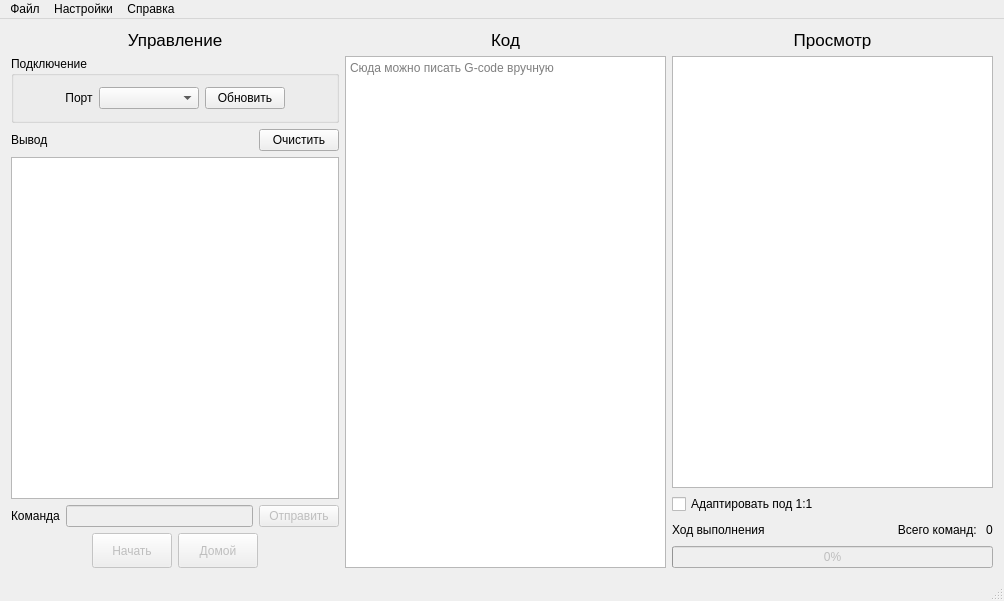
<?xml version="1.0" encoding="UTF-8"?>
<ui version="4.0">
 <class>MainWindow</class>
 <widget class="QMainWindow" name="MainWindow">
  <property name="geometry">
   <rect>
    <x>0</x>
    <y>0</y>
    <width>1004</width>
    <height>601</height>
   </rect>
  </property>
  <property name="minimumSize">
   <size>
    <width>0</width>
    <height>450</height>
   </size>
  </property>
  <property name="windowTitle">
   <string>CNCRun</string>
  </property>
  <property name="windowIcon">
   <iconset>
    <normaloff>../icons/128x128/cncrun.png</normaloff>../icons/128x128/cncrun.png</iconset>
  </property>
  <widget class="QWidget" name="centralWidget">
   <layout class="QHBoxLayout" name="horizontalLayout_3">
    <item>
     <layout class="QVBoxLayout" name="verticalLayout">
      <property name="sizeConstraint">
       <enum>QLayout::SetMaximumSize</enum>
      </property>
      <item>
       <widget class="QLabel" name="label_9">
        <property name="font">
         <font>
          <pointsize>13</pointsize>
         </font>
        </property>
        <property name="text">
         <string>Управление</string>
        </property>
        <property name="alignment">
         <set>Qt::AlignCenter</set>
        </property>
       </widget>
      </item>
      <item>
       <widget class="QGroupBox" name="groupBox">
        <property name="title">
         <string>Подключение</string>
        </property>
        <layout class="QVBoxLayout" name="verticalLayout_2">
         <item>
          <layout class="QHBoxLayout" name="horizontalLayout">
           <item>
            <spacer name="horizontalSpacer_2">
             <property name="orientation">
              <enum>Qt::Horizontal</enum>
             </property>
             <property name="sizeHint" stdset="0">
              <size>
               <width>40</width>
               <height>20</height>
              </size>
             </property>
            </spacer>
           </item>
           <item>
            <widget class="QLabel" name="label_2">
             <property name="text">
              <string>Порт</string>
             </property>
             <property name="alignment">
              <set>Qt::AlignCenter</set>
             </property>
            </widget>
           </item>
           <item>
            <widget class="QComboBox" name="comboBox">
             <property name="minimumSize">
              <size>
               <width>100</width>
               <height>0</height>
              </size>
             </property>
            </widget>
           </item>
           <item>
            <widget class="QPushButton" name="button_com">
             <property name="text">
              <string>Обновить</string>
             </property>
            </widget>
           </item>
           <item>
            <spacer name="horizontalSpacer">
             <property name="orientation">
              <enum>Qt::Horizontal</enum>
             </property>
             <property name="sizeHint" stdset="0">
              <size>
               <width>40</width>
               <height>20</height>
              </size>
             </property>
            </spacer>
           </item>
          </layout>
         </item>
        </layout>
       </widget>
      </item>
      <item>
       <layout class="QHBoxLayout" name="horizontalLayout_5">
        <item>
         <widget class="QLabel" name="label_3">
          <property name="text">
           <string>Вывод</string>
          </property>
         </widget>
        </item>
        <item>
         <spacer name="horizontalSpacer_4">
          <property name="orientation">
           <enum>Qt::Horizontal</enum>
          </property>
          <property name="sizeHint" stdset="0">
           <size>
            <width>40</width>
            <height>20</height>
           </size>
          </property>
         </spacer>
        </item>
        <item>
         <widget class="QPushButton" name="button_clear">
          <property name="text">
           <string>Очистить</string>
          </property>
         </widget>
        </item>
       </layout>
      </item>
      <item>
       <widget class="QTextEdit" name="console">
        <property name="minimumSize">
         <size>
          <width>250</width>
          <height>0</height>
         </size>
        </property>
        <property name="maximumSize">
         <size>
          <width>16777215</width>
          <height>16777215</height>
         </size>
        </property>
        <property name="font">
         <font>
          <kerning>false</kerning>
         </font>
        </property>
        <property name="readOnly">
         <bool>true</bool>
        </property>
        <property name="html">
         <string>&lt;!DOCTYPE HTML PUBLIC &quot;-//W3C//DTD HTML 4.0//EN&quot; &quot;http://www.w3.org/TR/REC-html40/strict.dtd&quot;&gt;
&lt;html&gt;&lt;head&gt;&lt;meta name=&quot;qrichtext&quot; content=&quot;1&quot; /&gt;&lt;style type=&quot;text/css&quot;&gt;
p, li { white-space: pre-wrap; }
&lt;/style&gt;&lt;/head&gt;&lt;body style=&quot; font-family:'Noto Sans'; font-size:8pt; font-weight:400; font-style:normal;&quot;&gt;
&lt;p style=&quot;-qt-paragraph-type:empty; margin-top:0px; margin-bottom:0px; margin-left:0px; margin-right:0px; -qt-block-indent:0; text-indent:0px; font-size:9pt;&quot;&gt;&lt;br /&gt;&lt;/p&gt;&lt;/body&gt;&lt;/html&gt;</string>
        </property>
       </widget>
      </item>
      <item>
       <layout class="QHBoxLayout" name="horizontalLayout_4">
        <item>
         <widget class="QLabel" name="label">
          <property name="text">
           <string>Команда</string>
          </property>
         </widget>
        </item>
        <item>
         <widget class="QLineEdit" name="console_line">
          <property name="enabled">
           <bool>false</bool>
          </property>
          <property name="maxLength">
           <number>40</number>
          </property>
          <property name="clearButtonEnabled">
           <bool>true</bool>
          </property>
         </widget>
        </item>
        <item>
         <widget class="QPushButton" name="button_send">
          <property name="enabled">
           <bool>false</bool>
          </property>
          <property name="text">
           <string>Отправить</string>
          </property>
         </widget>
        </item>
       </layout>
      </item>
      <item>
       <layout class="QHBoxLayout" name="horizontalLayout_2">
        <item>
         <spacer name="horizontalSpacer_3">
          <property name="orientation">
           <enum>Qt::Horizontal</enum>
          </property>
          <property name="sizeHint" stdset="0">
           <size>
            <width>40</width>
            <height>20</height>
           </size>
          </property>
         </spacer>
        </item>
        <item>
         <widget class="QPushButton" name="button_start">
          <property name="enabled">
           <bool>false</bool>
          </property>
          <property name="minimumSize">
           <size>
            <width>0</width>
            <height>35</height>
           </size>
          </property>
          <property name="text">
           <string>Начать</string>
          </property>
         </widget>
        </item>
        <item>
         <widget class="QPushButton" name="button_home">
          <property name="enabled">
           <bool>false</bool>
          </property>
          <property name="minimumSize">
           <size>
            <width>0</width>
            <height>35</height>
           </size>
          </property>
          <property name="text">
           <string>Домой</string>
          </property>
         </widget>
        </item>
        <item>
         <spacer name="horizontalSpacer_6">
          <property name="orientation">
           <enum>Qt::Horizontal</enum>
          </property>
          <property name="sizeHint" stdset="0">
           <size>
            <width>40</width>
            <height>20</height>
           </size>
          </property>
         </spacer>
        </item>
       </layout>
      </item>
     </layout>
    </item>
    <item>
     <layout class="QVBoxLayout" name="verticalLayout_3">
      <property name="sizeConstraint">
       <enum>QLayout::SetDefaultConstraint</enum>
      </property>
      <item>
       <widget class="QLabel" name="label_4">
        <property name="font">
         <font>
          <pointsize>13</pointsize>
          <weight>50</weight>
          <bold>false</bold>
         </font>
        </property>
        <property name="text">
         <string>Код</string>
        </property>
        <property name="alignment">
         <set>Qt::AlignCenter</set>
        </property>
       </widget>
      </item>
      <item>
       <widget class="QTextEdit" name="gcode_edit">
        <property name="minimumSize">
         <size>
          <width>200</width>
          <height>0</height>
         </size>
        </property>
        <property name="maximumSize">
         <size>
          <width>16777215</width>
          <height>16777215</height>
         </size>
        </property>
        <property name="placeholderText">
         <string>Сюда можно писать G-code вручную</string>
        </property>
       </widget>
      </item>
     </layout>
    </item>
    <item>
     <layout class="QVBoxLayout" name="verticalLayout_4">
      <item>
       <widget class="QLabel" name="label_5">
        <property name="font">
         <font>
          <pointsize>13</pointsize>
          <weight>50</weight>
          <bold>false</bold>
         </font>
        </property>
        <property name="text">
         <string>Просмотр</string>
        </property>
        <property name="alignment">
         <set>Qt::AlignCenter</set>
        </property>
       </widget>
      </item>
      <item>
       <widget class="QGraphicsView" name="graphicsView">
        <property name="minimumSize">
         <size>
          <width>250</width>
          <height>250</height>
         </size>
        </property>
        <property name="verticalScrollBarPolicy">
         <enum>Qt::ScrollBarAlwaysOff</enum>
        </property>
        <property name="horizontalScrollBarPolicy">
         <enum>Qt::ScrollBarAlwaysOff</enum>
        </property>
       </widget>
      </item>
      <item>
       <layout class="QHBoxLayout" name="horizontalLayout_7">
        <item>
         <widget class="QCheckBox" name="checkBox">
          <property name="text">
           <string>Адаптировать под 1:1</string>
          </property>
         </widget>
        </item>
       </layout>
      </item>
      <item>
       <layout class="QHBoxLayout" name="horizontalLayout_6">
        <item>
         <widget class="QLabel" name="label_7">
          <property name="text">
           <string>Ход выполнения</string>
          </property>
         </widget>
        </item>
        <item>
         <spacer name="horizontalSpacer_5">
          <property name="orientation">
           <enum>Qt::Horizontal</enum>
          </property>
          <property name="sizeHint" stdset="0">
           <size>
            <width>40</width>
            <height>20</height>
           </size>
          </property>
         </spacer>
        </item>
        <item>
         <widget class="QLabel" name="label_6">
          <property name="text">
           <string>Всего команд: </string>
          </property>
          <property name="alignment">
           <set>Qt::AlignRight|Qt::AlignTrailing|Qt::AlignVCenter</set>
          </property>
         </widget>
        </item>
        <item>
         <widget class="QLabel" name="label_8">
          <property name="text">
           <string>0</string>
          </property>
         </widget>
        </item>
       </layout>
      </item>
      <item>
       <widget class="QProgressBar" name="progressBar">
        <property name="enabled">
         <bool>false</bool>
        </property>
        <property name="value">
         <number>0</number>
        </property>
       </widget>
      </item>
     </layout>
    </item>
   </layout>
  </widget>
  <widget class="QMenuBar" name="menuBar">
   <property name="geometry">
    <rect>
     <x>0</x>
     <y>0</y>
     <width>1004</width>
     <height>21</height>
    </rect>
   </property>
   <widget class="QMenu" name="menu">
    <property name="title">
     <string>Файл</string>
    </property>
    <addaction name="action_open"/>
    <addaction name="separator"/>
    <addaction name="action_exit"/>
   </widget>
   <widget class="QMenu" name="menu_2">
    <property name="title">
     <string>Настройки</string>
    </property>
    <addaction name="action_settings"/>
   </widget>
   <widget class="QMenu" name="menu_3">
    <property name="title">
     <string>Справка</string>
    </property>
    <addaction name="action_about"/>
   </widget>
   <addaction name="menu"/>
   <addaction name="menu_2"/>
   <addaction name="menu_3"/>
  </widget>
  <widget class="QStatusBar" name="statusBar"/>
  <action name="action_open">
   <property name="text">
    <string>Открыть</string>
   </property>
  </action>
  <action name="action_close">
   <property name="enabled">
    <bool>false</bool>
   </property>
   <property name="text">
    <string>Закрыть</string>
   </property>
  </action>
  <action name="action_settings">
   <property name="text">
    <string>Установки</string>
   </property>
  </action>
  <action name="action_exit">
   <property name="text">
    <string>Выход</string>
   </property>
  </action>
  <action name="action_about">
   <property name="text">
    <string>О программе</string>
   </property>
  </action>
 </widget>
 <layoutdefault spacing="6" margin="11"/>
 <resources/>
 <connections/>
</ui>
